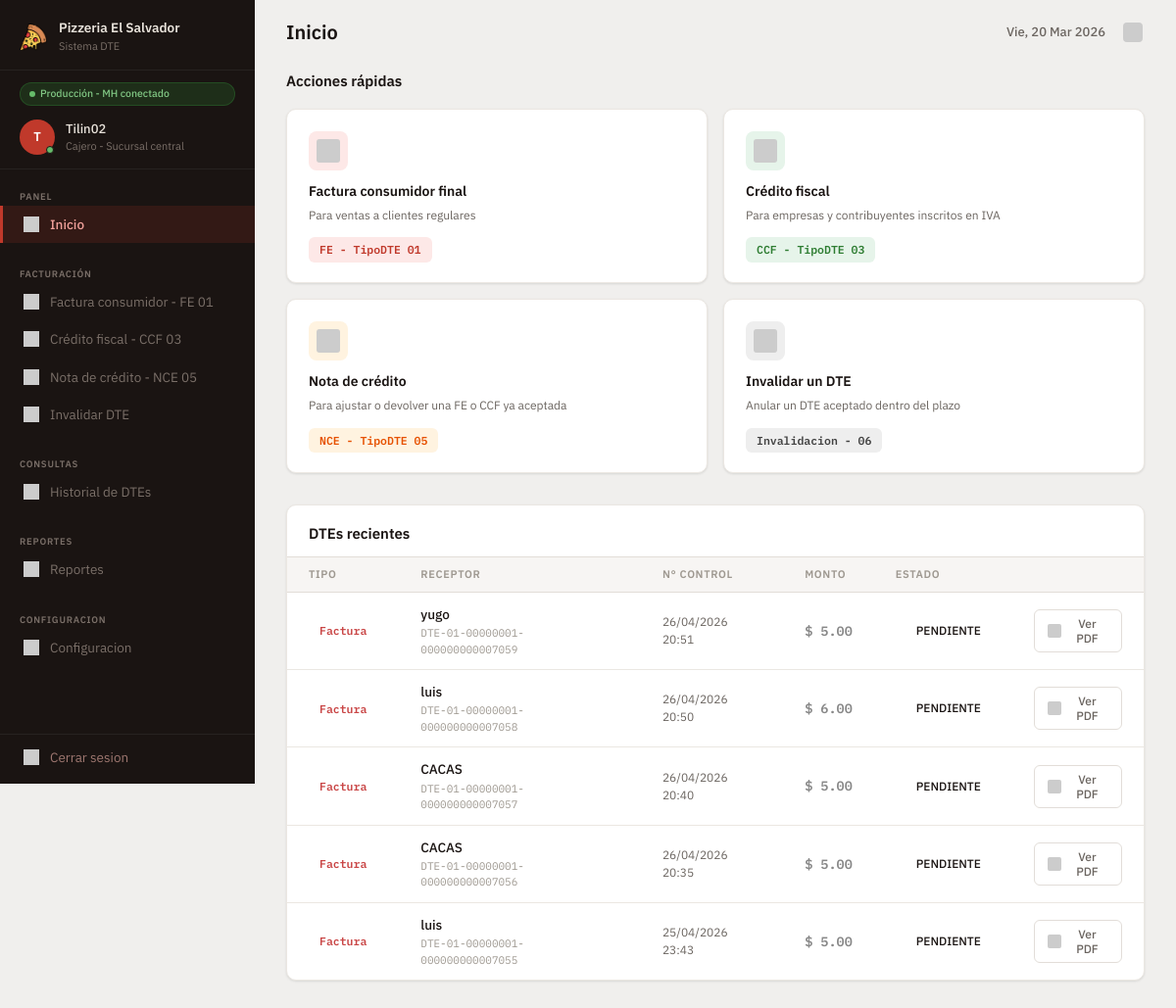
The page /index.php (signed in) on the database its author committed.
### tables this page shows
CREATE TABLE `factura` (
  `id_factura` int NOT NULL AUTO_INCREMENT,
  `id_receptor` int DEFAULT NULL,
  `codigo_generacion` char(36) NOT NULL,
  `numero_control` varchar(31) NOT NULL,
  `tipo_dte` char(2) NOT NULL DEFAULT '01',
  `ambiente` char(2) NOT NULL DEFAULT '00',
  `fecha_emision` date NOT NULL,
  `hora_emision` time NOT NULL,
  `condicion_pago` int NOT NULL DEFAULT '1',
  `total_no_sujeto` decimal(16,2) NOT NULL DEFAULT '0.00',
  `total_exento` decimal(16,2) NOT NULL DEFAULT '0.00',
  `total_gravado` decimal(16,2) NOT NULL DEFAULT '0.00',
  `sub_total` decimal(16,2) NOT NULL DEFAULT '0.00',
  `iva_retenido` decimal(16,2) NOT NULL DEFAULT '0.00',
  `retencion_renta` decimal(16,2) NOT NULL DEFAULT '0.00',
  `monto_total` decimal(16,2) NOT NULL DEFAULT '0.00',
  `total_iva` decimal(16,2) NOT NULL DEFAULT '0.00',
  `total_letras` varchar(200) NOT NULL,
  `firma_digital` text,
  `sello_recibido` varchar(50) DEFAULT NULL,
  `estado_mh` varchar(20) NOT NULL DEFAULT 'PENDIENTE',
  `codigo_msg` varchar(3) DEFAULT NULL,
  `descripcion_msg` varchar(500) DEFAULT NULL,
  `modo_contingencia` tinyint(1) NOT NULL DEFAULT '0',
  `intentos_envio` int NOT NULL DEFAULT '0',
  `fecha_registro` datetime NOT NULL DEFAULT CURRENT_TIMESTAMP,
  `fecha_envio` datetime DEFAULT NULL,
  `fecha_respuesta` datetime DEFAULT NULL,
  PRIMARY KEY (`id_factura`),
  UNIQUE KEY `uq_cod_gen` (`codigo_generacion`),
  UNIQUE KEY `uq_num_ctrl` (`numero_control`),
  KEY `fk_fact_dte` (`tipo_dte`),
  KEY `fk_factura_receptor` (`id_receptor`),
  CONSTRAINT `fk_fact_dte` FOREIGN KEY (`tipo_dte`) REFERENCES `cat_tipo_dte` (`codigo`),
  CONSTRAINT `fk_factura_receptor` FOREIGN KEY (`id_receptor`) REFERENCES `receptor` (`id_receptor`),
  CONSTRAINT `chk_estado_mh` CHECK ((`estado_mh` in (_utf8mb4'PENDIENTE',_utf8mb4'ACEPTADO',_utf8mb4'RECHAZADO',_utf8mb4'ANULADO',_utf8mb4'CONTINGENCIA')))
);

CREATE TABLE `receptor` (
  `id_receptor` int NOT NULL AUTO_INCREMENT,
  `tipo_documento` char(2) DEFAULT NULL,
  `num_documento` varchar(20) DEFAULT NULL,
  `nrc` varchar(8) DEFAULT NULL,
  `nombre` varchar(250) NOT NULL,
  `dir_departamento` char(2) NOT NULL,
  `dir_municipio` char(2) NOT NULL,
  `dir_complemento` varchar(200) DEFAULT NULL,
  `telefono` varchar(30) DEFAULT NULL,
  `cod_actividad` char(5) DEFAULT NULL,
  `correo` varchar(100) DEFAULT NULL,
  `usuario` varchar(50) DEFAULT NULL,
  `contrasena_hash` varchar(255) DEFAULT NULL,
  `activo` tinyint(1) DEFAULT '1',
  `fecha_registro` datetime DEFAULT CURRENT_TIMESTAMP,
  PRIMARY KEY (`id_receptor`),
  UNIQUE KEY `usuario` (`usuario`),
  KEY `fk_doc` (`tipo_documento`),
  KEY `fk_mun` (`dir_municipio`,`dir_departamento`),
  KEY `fk_act` (`cod_actividad`),
  CONSTRAINT `fk_act` FOREIGN KEY (`cod_actividad`) REFERENCES `cat_actividad_economica` (`codigo`),
  CONSTRAINT `fk_doc` FOREIGN KEY (`tipo_documento`) REFERENCES `cat_tipo_documento` (`codigo`),
  CONSTRAINT `fk_mun` FOREIGN KEY (`dir_municipio`, `dir_departamento`) REFERENCES `cat_municipio` (`codigo`, `codigo_depto`)
);

### index.php (the view, shortened to what this page needs)
<?php
$db = new Database();
$conn = $db->getConnection();
$sql_recientes = "SELECT
                    f.tipo_dte,
                    r.nombre AS receptor_nombre,
                    f.numero_control,
                    f.monto_total,
                    f.estado_mh,
                    f.fecha_registro
                  FROM factura f
                  LEFT JOIN receptor r ON f.id_receptor = r.id_receptor
                  ORDER BY f.fecha_registro DESC
                  LIMIT 5";
$result_recientes = $conn->query($sql_recientes);
$dtes_recientes = [];
if ($result_recientes) {
    while ($row = $result_recientes->fetch_assoc()) {
        $tipo_label = ($row['tipo_dte'] == '01') ? 'Factura' : 'CCF';
        $tipo_class = ($row['tipo_dte'] == '01') ? 'badge-factura' : 'badge-ccf';
        $estado_class = '';
        switch ($row['estado_mh']) {
            case 'PENDIENTE': $estado_class = 'warning'; break;
        }
        $tiempo = date('d/m/Y H:i', strtotime($row['fecha_registro']));
        $dtes_recientes[] = [
            'tipo_label'   => $tipo_label,
            'tipo_class'   => $tipo_class,
            'receptor'     => $row['receptor_nombre'] ?? 'Consumidor Final',
            'n_control'    => $row['numero_control'],
            'tiempo'       => $tiempo,
            'monto'        => '$ ' . number_format($row['monto_total'], 2),
            'monto_neg'    => false,
            'estado'       => $row['estado_mh'],
            'estado_class' => $estado_class,
            'accion_label' => 'Ver PDF',
            'accion_icon'  => 'P'
        ];
    }
}
?>
<!DOCTYPE html>
<html lang="es">
<head>
    <link rel="stylesheet" href="css/style.css">
</head>
<body>
<div class="layout">
    <?php include 'navegacion.php'; ?>
    <div class="main-content">
        <header class="topbar">
            <h1>Inicio</h1>
            <div class="topbar-right">
                <span class="topbar-date">Vie, 20 Mar 2026</span>
                <span class="topbar-bell" title="Notificaciones">
                    <img src="https://placehold.co/20x20/6b6560/ffffff?text=N" alt="Notificaciones" class="topbar-img">
                </span>
            </div>
        </header>
        <main class="page-content">
            <h2 class="section-title">Acciones rápidas</h2>
            <div class="quick-actions-grid">
                <a href="factura_fe.php" class="action-card">
                    <div class="action-icon fe"><img src="https://placehold.co/24x24/c0392b/fde8e7?text=FE" alt="Factura" class="action-img"></div>
                    <h3>Factura consumidor final</h3>
                    <p>Para ventas a clientes regulares</p>
                    <span class="dte-badge fe">FE - TipoDTE 01</span>
                </a>
                <a href="test.php" class="action-card">
                    <div class="action-icon ccf"><img src="https://placehold.co/24x24/2e7d32/e6f4ea?text=CF" alt="Credito Fiscal" class="action-img"></div>
                    <h3>Crédito fiscal</h3>
                    <p>Para empresas y contribuyentes inscritos en IVA</p>
                    <span class="dte-badge ccf">CCF - TipoDTE 03</span>
                </a>
                <a href="test.php" class="action-card">
                    <div class="action-icon nce"><img src="https://placehold.co/24x24/e65100/fff3e0?text=NC" alt="Nota Credito" class="action-img"></div>
                    <h3>Nota de crédito</h3>
                    <p>Para ajustar o devolver una FE o CCF ya aceptada</p>
                    <span class="dte-badge nce">NCE - TipoDTE 05</span>
                </a>
                <a href="test.php" class="action-card">
                    <div class="action-icon inv"><img src="https://placehold.co/24x24/424242/eeeeee?text=IN" alt="Invalidar" class="action-img"></div>
                    <h3>Invalidar un DTE</h3>
                    <p>Anular un DTE aceptado dentro del plazo</p>
                    <span class="dte-badge inv">Invalidacion - 06</span>
                </a>
            </div>
            <div class="dtes-recientes-card">
                <h2 class="section-title">DTEs recientes</h2>
                <table class="dtes-table">
                    <thead>
                        <tr>
                            <th>Tipo</th>
                            <th>Receptor</th>
                            <th>N° Control</th>
                            <th>Monto</th>
                            <th>Estado</th>
                            <th></th>
                        </tr>
                    </thead>
                    <tbody>
                        <?php foreach ($dtes_recientes as $dte): ?>
                        <tr>
                            <td class="td-tipo">
                                <span class="dte-badge <?= htmlspecialchars($dte['tipo_class']) ?>">
                                    <?= htmlspecialchars($dte['tipo_label']) ?>
                                </span>
                            </td>
                            <td class="td-receptor">
                                <div class="receptor-name"><?= htmlspecialchars($dte['receptor']) ?></div>
                                <div class="receptor-control"><?= htmlspecialchars($dte['n_control']) ?></div>
                            </td>
                            <td class="td-control">
                                <?= htmlspecialchars($dte['tiempo']) ?>
                            </td>
                            <td class="td-monto <?= $dte['monto_neg'] ? 'negative' : '' ?>">
                                <?= htmlspecialchars($dte['monto']) ?>
                            </td>
                            <td>
                                <span class="estado-badge <?= htmlspecialchars($dte['estado_class']) ?>">
                                    <span class="estado-dot"></span>
                                    <?= htmlspecialchars($dte['estado']) ?>
                                </span>
                            </td>
                            <td class="td-acciones">
                                <button class="btn-accion" type="button">
                                    <img src="https://placehold.co/14x14/6b6560/ffffff?text=<?= urlencode(strtoupper(substr($dte['accion_icon'], 0, 1))) ?>" alt="<?= htmlspecialchars($dte['accion_label']) ?>" class="btn-img">
                                    <?= htmlspecialchars($dte['accion_label']) ?>
                                </button>
                            </td>
                        </tr>
                        <?php endforeach; ?>
                    </tbody>
                </table>
            </div>
        </main>
    </div>
</div>
</body>
</html>

### rows shown on the page
factura: tipo_label "Factura", id_receptor.nombre "yugo", numero_control "DTE-01-00000001-000000000007059", tiempo "26/04/2026 20:51", monto "$ 5.00", estado_mh "PENDIENTE", accion_label "Ver PDF"
factura: tipo_label "Factura", id_receptor.nombre "luis", numero_control "DTE-01-00000001-000000000007058", tiempo "26/04/2026 20:50", monto "$ 6.00", estado_mh "PENDIENTE", accion_label "Ver PDF"
factura: tipo_label "Factura", id_receptor.nombre "CACAS", numero_control "DTE-01-00000001-000000000007057", tiempo "26/04/2026 20:40", monto "$ 5.00", estado_mh "PENDIENTE", accion_label "Ver PDF"
factura: tipo_label "Factura", id_receptor.nombre "CACAS", numero_control "DTE-01-00000001-000000000007056", tiempo "26/04/2026 20:35", monto "$ 5.00", estado_mh "PENDIENTE", accion_label "Ver PDF"
factura: tipo_label "Factura", id_receptor.nombre "luis", numero_control "DTE-01-00000001-000000000007055", tiempo "25/04/2026 23:43", monto "$ 5.00", estado_mh "PENDIENTE", accion_label "Ver PDF"

### other values the page prints
$usuario_iniciales "T"
$usuario_nombre "Tilin02"
$usuario_rol "Cajero - Sucursal central"
